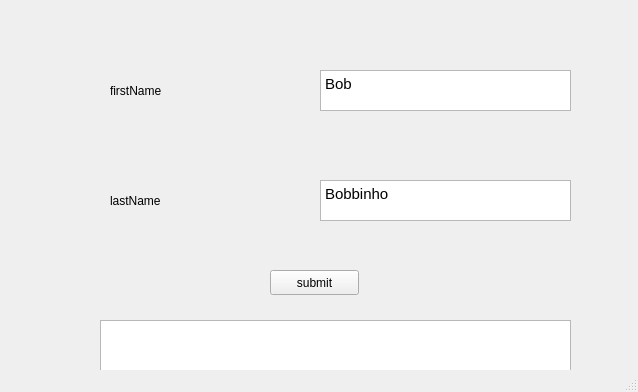
<?xml version="1.0" encoding="UTF-8"?>
<ui version="4.0">
 <class>MainWindow</class>
 <widget class="QMainWindow" name="MainWindow">
  <property name="geometry">
   <rect>
    <x>0</x>
    <y>0</y>
    <width>638</width>
    <height>392</height>
   </rect>
  </property>
  <property name="windowTitle">
   <string>MainWindow</string>
  </property>
  <widget class="QWidget" name="centralwidget">
   <widget class="QPushButton" name="submit">
    <property name="geometry">
     <rect>
      <x>270</x>
      <y>270</y>
      <width>89</width>
      <height>25</height>
     </rect>
    </property>
    <property name="text">
     <string>submit</string>
    </property>
   </widget>
   <widget class="QTextEdit" name="firstText">
    <property name="geometry">
     <rect>
      <x>320</x>
      <y>70</y>
      <width>251</width>
      <height>41</height>
     </rect>
    </property>
    <property name="html">
     <string>&lt;!DOCTYPE HTML PUBLIC &quot;-//W3C//DTD HTML 4.0//EN&quot; &quot;http://www.w3.org/TR/REC-html40/strict.dtd&quot;&gt;
&lt;html&gt;&lt;head&gt;&lt;meta name=&quot;qrichtext&quot; content=&quot;1&quot; /&gt;&lt;meta charset=&quot;utf-8&quot; /&gt;&lt;style type=&quot;text/css&quot;&gt;
p, li { white-space: pre-wrap; }
hr { height: 1px; border-width: 0; }
li.unchecked::marker { content: &quot;\2610&quot;; }
li.checked::marker { content: &quot;\2612&quot;; }
&lt;/style&gt;&lt;/head&gt;&lt;body style=&quot; font-family:'Ubuntu'; font-size:11pt; font-weight:400; font-style:normal;&quot;&gt;
&lt;p style=&quot; margin-top:0px; margin-bottom:0px; margin-left:0px; margin-right:0px; -qt-block-indent:0; text-indent:0px;&quot;&gt;Bob&lt;/p&gt;&lt;/body&gt;&lt;/html&gt;</string>
    </property>
   </widget>
   <widget class="QTextEdit" name="lastText">
    <property name="geometry">
     <rect>
      <x>320</x>
      <y>180</y>
      <width>251</width>
      <height>41</height>
     </rect>
    </property>
    <property name="html">
     <string>&lt;!DOCTYPE HTML PUBLIC &quot;-//W3C//DTD HTML 4.0//EN&quot; &quot;http://www.w3.org/TR/REC-html40/strict.dtd&quot;&gt;
&lt;html&gt;&lt;head&gt;&lt;meta name=&quot;qrichtext&quot; content=&quot;1&quot; /&gt;&lt;meta charset=&quot;utf-8&quot; /&gt;&lt;style type=&quot;text/css&quot;&gt;
p, li { white-space: pre-wrap; }
hr { height: 1px; border-width: 0; }
li.unchecked::marker { content: &quot;\2610&quot;; }
li.checked::marker { content: &quot;\2612&quot;; }
&lt;/style&gt;&lt;/head&gt;&lt;body style=&quot; font-family:'Ubuntu'; font-size:11pt; font-weight:400; font-style:normal;&quot;&gt;
&lt;p style=&quot; margin-top:0px; margin-bottom:0px; margin-left:0px; margin-right:0px; -qt-block-indent:0; text-indent:0px;&quot;&gt;Bobbinho&lt;/p&gt;&lt;/body&gt;&lt;/html&gt;</string>
    </property>
   </widget>
   <widget class="QLabel" name="firstName">
    <property name="geometry">
     <rect>
      <x>110</x>
      <y>70</y>
      <width>111</width>
      <height>41</height>
     </rect>
    </property>
    <property name="text">
     <string>firstName</string>
    </property>
   </widget>
   <widget class="QLabel" name="lastName">
    <property name="geometry">
     <rect>
      <x>110</x>
      <y>180</y>
      <width>131</width>
      <height>41</height>
     </rect>
    </property>
    <property name="text">
     <string>lastName</string>
    </property>
   </widget>
   <widget class="QTextEdit" name="result">
    <property name="geometry">
     <rect>
      <x>100</x>
      <y>320</y>
      <width>471</width>
      <height>70</height>
     </rect>
    </property>
    <property name="readOnly">
     <bool>true</bool>
    </property>
   </widget>
  </widget>
  <widget class="QStatusBar" name="statusbar"/>
  <widget class="QMenuBar" name="menuBar">
   <property name="geometry">
    <rect>
     <x>0</x>
     <y>0</y>
     <width>638</width>
     <height>22</height>
    </rect>
   </property>
  </widget>
 </widget>
 <resources/>
 <connections/>
</ui>
